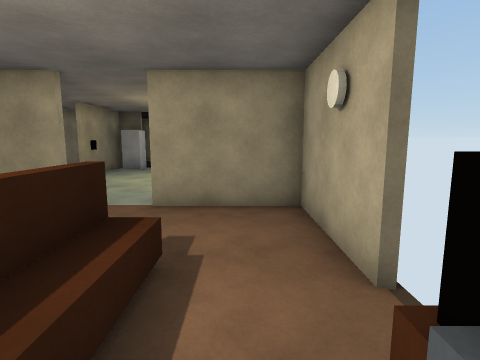
View 1 (above)

19 first-person views from a walk through a 3-D level made in the Unity game engine. The camera is 1.5 m above the floor, tilts 8° down and sees 80° across. Doors are open. The floor is counted in squares, 1 m on a side. Each view is taken from the middle of a square. On the plan, view 1 faces up. The plan holds only what a view shows up to about 14 squares ahead; the rest is blank. The player character is not drawn.

View 2
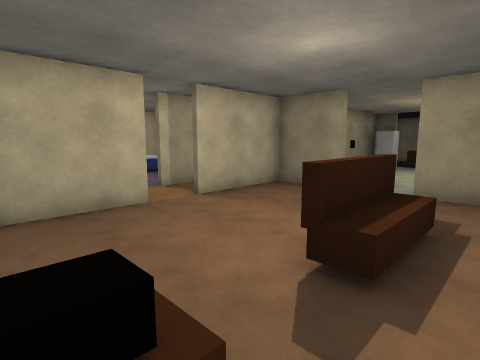

View 3
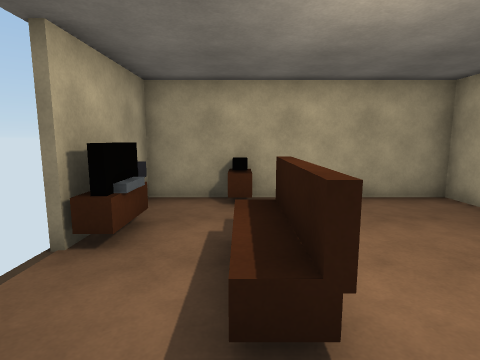

View 4
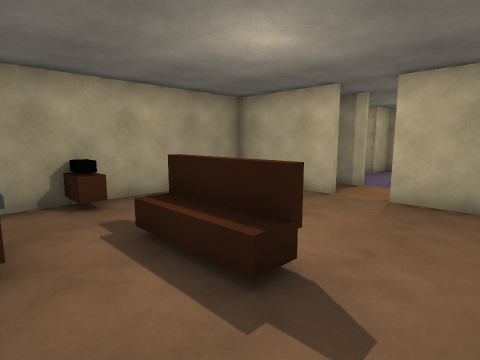

View 5
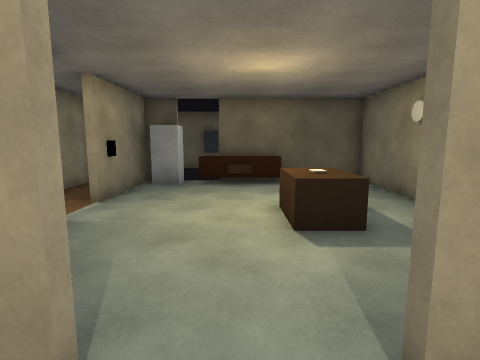

View 6
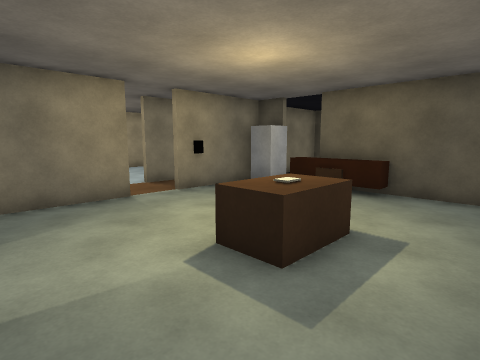

View 7
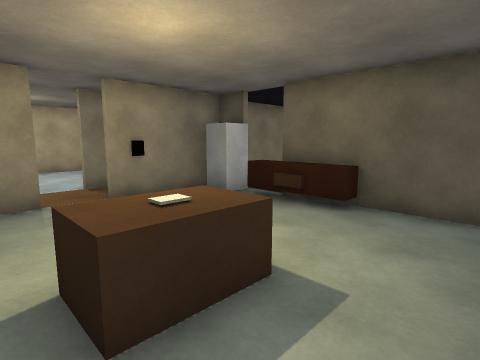

View 8
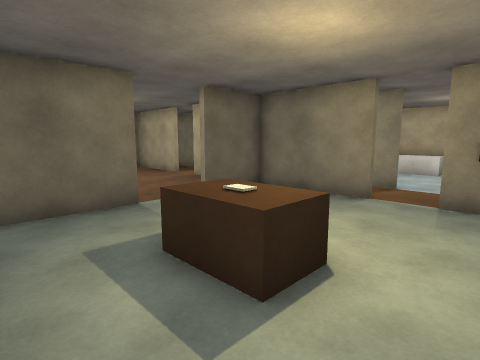

View 9
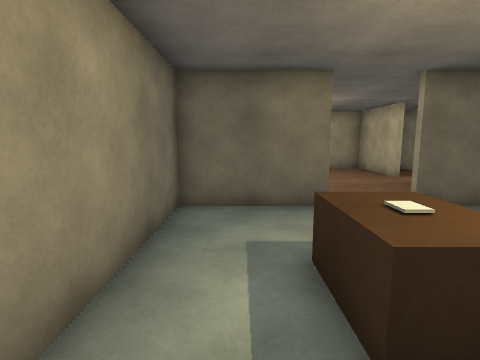

View 10
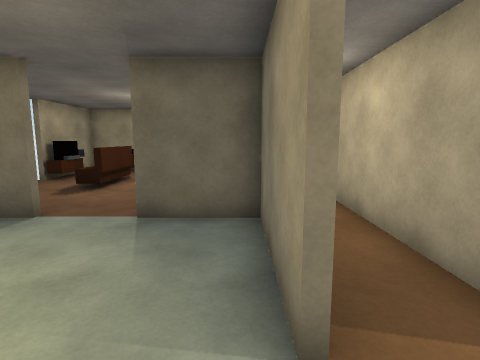

View 11
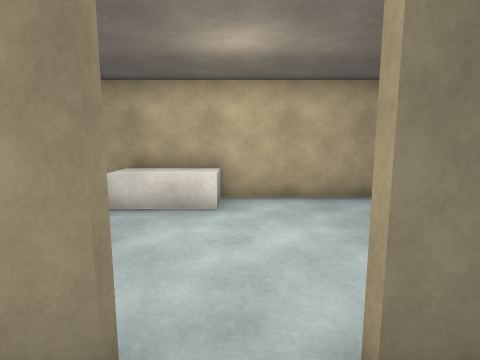

View 12
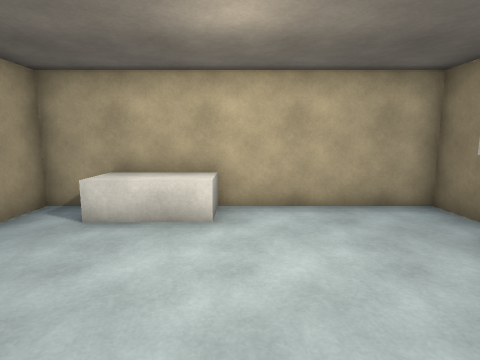

View 13
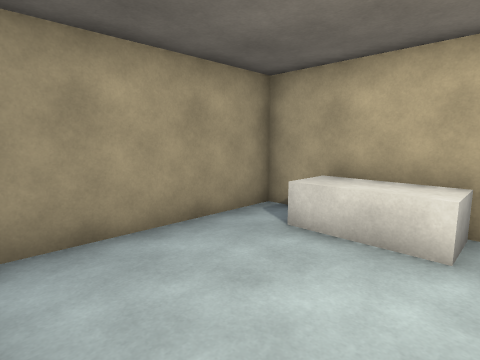

View 14
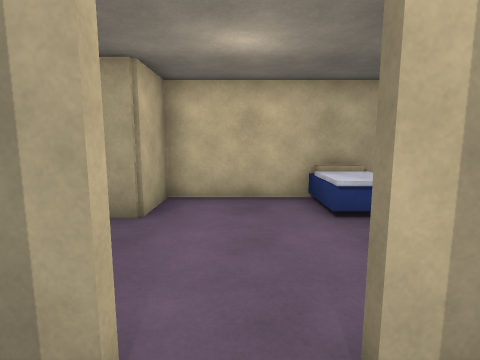

View 15
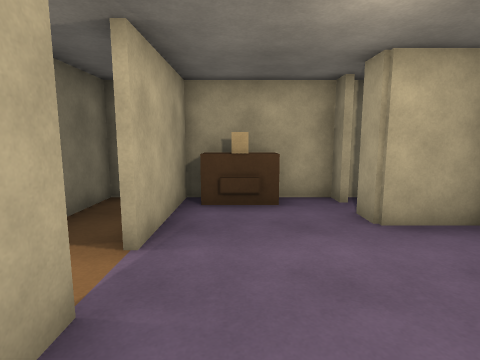

View 16
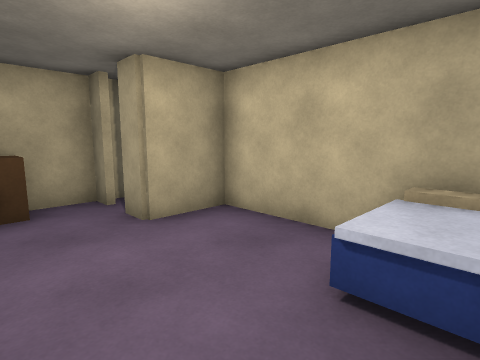

View 17
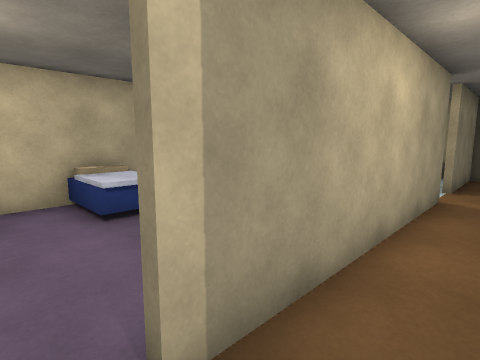

View 18
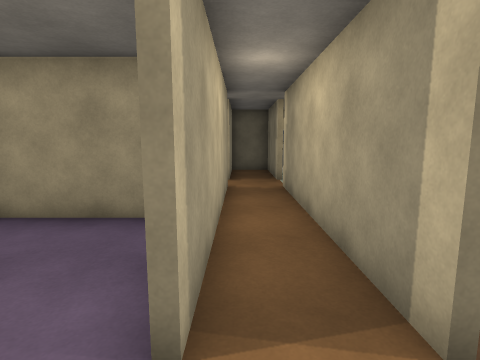

View 19
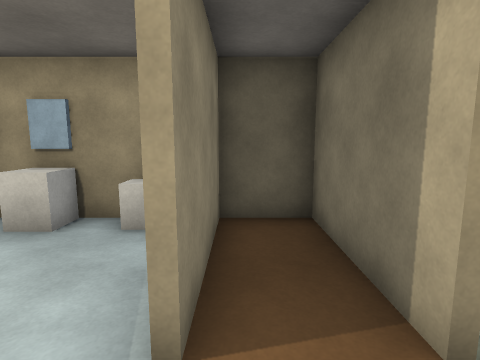

### Floor plan
Key: @ floor where view 1 was taken; # wall or solid block; x gap in a wall; . floor; D open door; ^ raised ledge; O other object.
Columns run from 15 left of view 1 to 2 right of it. Each row starts with its distance up from view 1.
 16 ##########DD######
 15 #..^^^#.#OOD^^...#
 14 #.....#.#........#
 13 #.....#.#........#
 12 #.....#.#........#
 11 #............OO..#
 10 #OO...#.#....OO..#
  9 #OO...#.#........#
  8 #O....#.#........#
  7 #.....#.#........#
  6 #######.####..####
  5 #^^...#.#........#
  4 #^^...#.#........#
  3 #.....#.#....^^..x
  2 #.....DD.....^^.DD
  1 #.....#.#....^^.O#
  0 ###...#.#......@O#
 -1   DD..#.#.....O..#
 -2   DD^^# #.....O..#
 -3   ################

Positions as (right, up) in squares from view 1, and headings:
1: (0, 0), facing up
2: (0, -2), facing up-left
3: (-1, 5), facing down
4: (1, 5), facing down-left
5: (-3, 5), facing up
6: (1, 7), facing up-left
7: (1, 9), facing up-left
8: (1, 13), facing down-left
9: (0, 13), facing down
10: (-6, 12), facing down
11: (-7, 11), facing left
12: (-8, 11), facing left
13: (-9, 11), facing down-left
14: (-7, 2), facing left
15: (-10, 5), facing down
16: (-10, 5), facing down-left
17: (-7, 2), facing up-left
18: (-8, 1), facing up
19: (-8, 10), facing up
